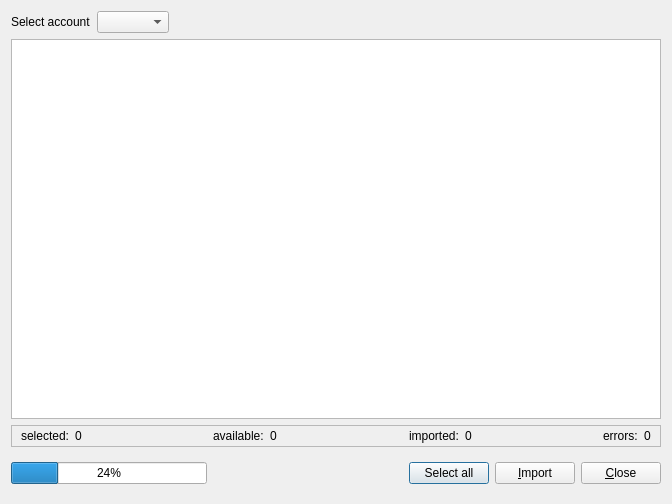
<?xml version="1.0" encoding="UTF-8"?>
<ui version="4.0">
 <class>Import</class>
 <widget class="QDialog" name="Import">
  <property name="geometry">
   <rect>
    <x>0</x>
    <y>0</y>
    <width>672</width>
    <height>504</height>
   </rect>
  </property>
  <property name="windowTitle">
   <string>Import CSV</string>
  </property>
  <layout class="QGridLayout" name="gridLayout">
   <item row="0" column="0">
    <widget class="QLabel" name="label_2">
     <property name="text">
      <string>Select account</string>
     </property>
    </widget>
   </item>
   <item row="0" column="1">
    <widget class="QComboBox" name="accountTypeComboBox"/>
   </item>
   <item row="0" column="2">
    <spacer name="horizontalSpacer">
     <property name="orientation">
      <enum>Qt::Horizontal</enum>
     </property>
     <property name="sizeHint" stdset="0">
      <size>
       <width>469</width>
       <height>20</height>
      </size>
     </property>
    </spacer>
   </item>
   <item row="1" column="0" colspan="3">
    <widget class="QTableView" name="view"/>
   </item>
   <item row="2" column="0" colspan="3">
    <widget class="QFrame" name="frame">
     <property name="frameShape">
      <enum>QFrame::StyledPanel</enum>
     </property>
     <property name="frameShadow">
      <enum>QFrame::Raised</enum>
     </property>
     <layout class="QHBoxLayout" name="horizontalLayout">
      <property name="topMargin">
       <number>0</number>
      </property>
      <property name="bottomMargin">
       <number>0</number>
      </property>
      <item>
       <widget class="QLabel" name="label_4">
        <property name="text">
         <string>selected:</string>
        </property>
       </widget>
      </item>
      <item>
       <widget class="QLabel" name="selectedCounter">
        <property name="text">
         <string>0</string>
        </property>
       </widget>
      </item>
      <item>
       <spacer name="spacer">
        <property name="orientation">
         <enum>Qt::Horizontal</enum>
        </property>
        <property name="sizeHint" stdset="0">
         <size>
          <width>130</width>
          <height>20</height>
         </size>
        </property>
       </spacer>
      </item>
      <item>
       <widget class="QLabel" name="label_5">
        <property name="text">
         <string>available:</string>
        </property>
       </widget>
      </item>
      <item>
       <widget class="QLabel" name="toImportCounter">
        <property name="text">
         <string>0</string>
        </property>
       </widget>
      </item>
      <item>
       <spacer>
        <property name="orientation">
         <enum>Qt::Horizontal</enum>
        </property>
        <property name="sizeHint" stdset="0">
         <size>
          <width>130</width>
          <height>20</height>
         </size>
        </property>
       </spacer>
      </item>
      <item>
       <widget class="QLabel" name="label">
        <property name="text">
         <string>imported:</string>
        </property>
       </widget>
      </item>
      <item>
       <widget class="QLabel" name="importedCounter">
        <property name="text">
         <string>0</string>
        </property>
       </widget>
      </item>
      <item>
       <spacer>
        <property name="orientation">
         <enum>Qt::Horizontal</enum>
        </property>
        <property name="sizeHint" stdset="0">
         <size>
          <width>130</width>
          <height>20</height>
         </size>
        </property>
       </spacer>
      </item>
      <item>
       <widget class="QLabel" name="label_3">
        <property name="text">
         <string>errors:</string>
        </property>
       </widget>
      </item>
      <item>
       <widget class="QLabel" name="errorsCounter">
        <property name="text">
         <string>0</string>
        </property>
       </widget>
      </item>
     </layout>
    </widget>
   </item>
   <item row="3" column="0" colspan="3">
    <widget class="QWidget" name="CsvImport" native="true">
     <layout class="QHBoxLayout" name="horizontalLayout_2">
      <property name="leftMargin">
       <number>0</number>
      </property>
      <property name="rightMargin">
       <number>0</number>
      </property>
      <item>
       <widget class="QProgressBar" name="progressBar">
        <property name="value">
         <number>24</number>
        </property>
       </widget>
      </item>
      <item>
       <spacer>
        <property name="orientation">
         <enum>Qt::Horizontal</enum>
        </property>
        <property name="sizeHint" stdset="0">
         <size>
          <width>40</width>
          <height>20</height>
         </size>
        </property>
       </spacer>
      </item>
      <item>
       <widget class="QPushButton" name="selectAllButton">
        <property name="text">
         <string>Select all</string>
        </property>
       </widget>
      </item>
      <item>
       <widget class="QPushButton" name="importCancelButton">
        <property name="text">
         <string>&amp;Import</string>
        </property>
       </widget>
      </item>
      <item>
       <widget class="QPushButton" name="closeButton">
        <property name="text">
         <string>&amp;Close</string>
        </property>
       </widget>
      </item>
     </layout>
    </widget>
   </item>
  </layout>
 </widget>
 <resources>
  <include location="pydosh.qrc"/>
 </resources>
 <connections/>
</ui>
